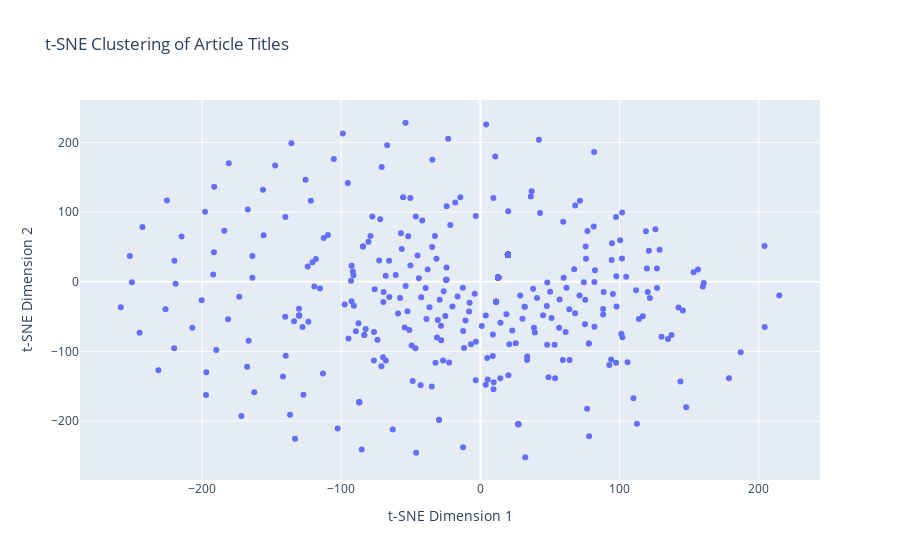

Source (notebook cell):
### Code cell
import pandas as pd
from sklearn.manifold import TSNE
import plotly.express as px

# Assuming gkgvf_arr is the DataFrame with vectorized values and article titles as the index
# The values are used as input to the t-SNE model, and index rows are the article titles

article_titles = gkg.parsed_urls  # Extract titles from the index
model_input = gkgvf_arr.values  # Use the values for t-SNE

# Step 1: Use t-SNE to reduce dimensions
tsne_model = TSNE(n_components=2, perplexity=30, random_state=42, n_iter=1000)
tsne_results = tsne_model.fit_transform(model_input)

# Step 2: Create a DataFrame for the t-SNE results
tsne_df = pd.DataFrame(tsne_results, columns=['TSNE1', 'TSNE2'])
tsne_df['Title'] = article_titles  # Add titles from the index

# Step 3: Plot with Plotly to add hover functionality
fig = px.scatter(
    tsne_df,
    x='TSNE1',
    y='TSNE2',
    hover_name='Title',  # This will show the title when hovering
    title="t-SNE Clustering of Article Titles",
    labels={'TSNE1': 't-SNE Dimension 1', 'TSNE2': 't-SNE Dimension 2'}
)

# Display the plot
fig.show()

### Figure 1 — Plotly figure (JSON) as saved in the notebook; plotly's stock layout.template omitted (floating-point values rounded to 4 significant figures; data arrays with more than 128 entries replaced by an {"elided": "..."} marker saying what was removed)
{"data": [{"hovertemplate": "<b>%{hovertext}</b><br><br>t-SNE Dimension 1=%{x}<br>t-SNE Dimension 2=%{y}<extra></extra>", "hovertext": {"elided": "500 str values"}, "legendgroup": "", "marker": {"color": "#636efa", "symbol": "circle"}, "mode": "markers", "name": "", "orientation": "v", "showlegend": false, "type": "scatter", "x": {"elided": "500 float values"}, "xaxis": "x", "y": {"elided": "500 float values"}, "yaxis": "y"}], "layout": {"legend": {"tracegroupgap": 0}, "title": {"text": "t-SNE Clustering of Article Titles"}, "xaxis": {"anchor": "y", "domain": [0, 1], "title": {"text": "t-SNE Dimension 1"}}, "yaxis": {"anchor": "x", "domain": [0, 1], "title": {"text": "t-SNE Dimension 2"}}}}
